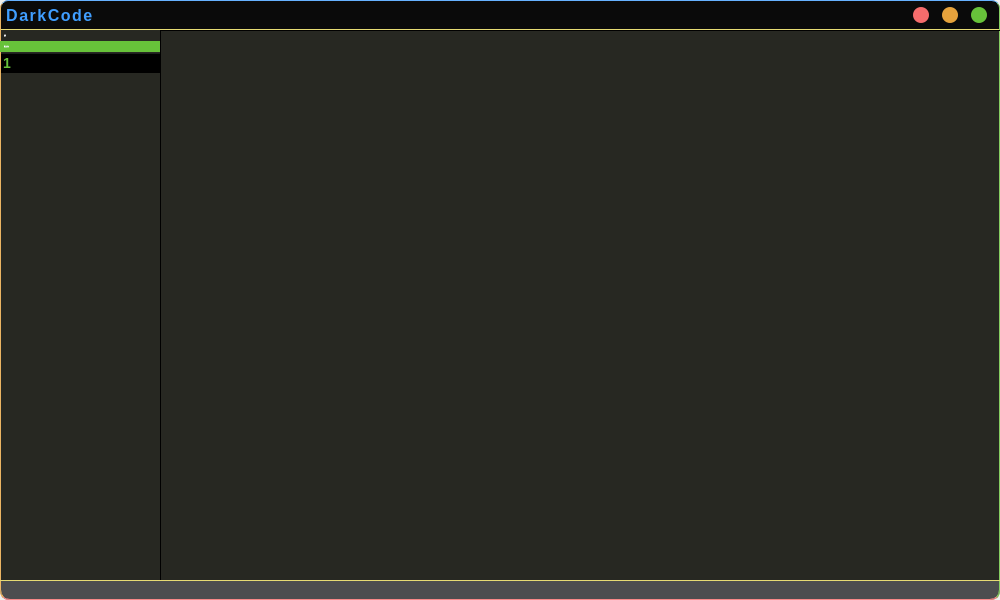
<?xml version="1.0" encoding="UTF-8"?>
<ui version="4.0">
 <class>DarkCode</class>
 <widget class="QMainWindow" name="DarkCode">
  <property name="geometry">
   <rect>
    <x>0</x>
    <y>0</y>
    <width>1000</width>
    <height>600</height>
   </rect>
  </property>
  <property name="windowTitle">
   <string>DarkCode</string>
  </property>
  <property name="locale">
   <locale language="Chinese" country="China"/>
  </property>
  <widget class="QWidget" name="centralwidget">
   <layout class="QVBoxLayout" name="verticalLayout">
    <property name="spacing">
     <number>0</number>
    </property>
    <property name="leftMargin">
     <number>0</number>
    </property>
    <property name="topMargin">
     <number>0</number>
    </property>
    <property name="rightMargin">
     <number>0</number>
    </property>
    <property name="bottomMargin">
     <number>0</number>
    </property>
    <item>
     <widget class="QWidget" name="widget_headline" native="true">
      <property name="minimumSize">
       <size>
        <width>0</width>
        <height>30</height>
       </size>
      </property>
      <property name="maximumSize">
       <size>
        <width>16777215</width>
        <height>30</height>
       </size>
      </property>
      <property name="styleSheet">
       <string notr="true">#widget_headline{
background:#0A0A0A;
border-top-left-radius:8px;
border-top-right-radius:8px;
border:1px solid;
border-top-color:rgb(102.2, 177.4, 255);
border-right-color:rgb(133.4, 206.2, 97.4);
border-left-color:rgb(235, 180.6, 99);
border-bottom-color:#E6DB74;
}</string>
      </property>
      <layout class="QHBoxLayout" name="horizontalLayout">
       <property name="spacing">
        <number>0</number>
       </property>
       <property name="leftMargin">
        <number>0</number>
       </property>
       <property name="topMargin">
        <number>0</number>
       </property>
       <property name="rightMargin">
        <number>0</number>
       </property>
       <property name="bottomMargin">
        <number>0</number>
       </property>
       <item>
        <widget class="QWidget" name="widget_softname" native="true">
         <property name="maximumSize">
          <size>
           <width>100</width>
           <height>16777215</height>
          </size>
         </property>
         <layout class="QHBoxLayout" name="horizontalLayout_2">
          <property name="spacing">
           <number>0</number>
          </property>
          <property name="leftMargin">
           <number>0</number>
          </property>
          <property name="topMargin">
           <number>0</number>
          </property>
          <property name="rightMargin">
           <number>0</number>
          </property>
          <property name="bottomMargin">
           <number>0</number>
          </property>
          <item>
           <widget class="QLabel" name="label_softname">
            <property name="maximumSize">
             <size>
              <width>100</width>
              <height>16777215</height>
             </size>
            </property>
            <property name="styleSheet">
             <string notr="true">#label_softname{
color:#409EFF;
font-size:16px;
font-weight:700;
letter-spacing:1.5px;
}</string>
            </property>
            <property name="text">
             <string>DarkCode</string>
            </property>
            <property name="alignment">
             <set>Qt::AlignCenter</set>
            </property>
           </widget>
          </item>
         </layout>
        </widget>
       </item>
       <item>
        <widget class="QWidget" name="widget_documentname" native="true">
         <layout class="QHBoxLayout" name="horizontalLayout_4">
          <property name="spacing">
           <number>0</number>
          </property>
          <property name="leftMargin">
           <number>0</number>
          </property>
          <property name="topMargin">
           <number>0</number>
          </property>
          <property name="rightMargin">
           <number>0</number>
          </property>
          <property name="bottomMargin">
           <number>0</number>
          </property>
          <item>
           <widget class="QLabel" name="label_documentname">
            <property name="styleSheet">
             <string notr="true">#label_documentname{
color:#909399;
}</string>
            </property>
            <property name="text">
             <string/>
            </property>
            <property name="alignment">
             <set>Qt::AlignCenter</set>
            </property>
           </widget>
          </item>
         </layout>
        </widget>
       </item>
       <item>
        <widget class="QWidget" name="widget_threebutton" native="true">
         <property name="maximumSize">
          <size>
           <width>100</width>
           <height>16777215</height>
          </size>
         </property>
         <layout class="QHBoxLayout" name="horizontalLayout_3">
          <property name="spacing">
           <number>0</number>
          </property>
          <property name="leftMargin">
           <number>0</number>
          </property>
          <property name="topMargin">
           <number>0</number>
          </property>
          <property name="rightMargin">
           <number>0</number>
          </property>
          <property name="bottomMargin">
           <number>0</number>
          </property>
          <item>
           <widget class="QPushButton" name="pushButton_min">
            <property name="minimumSize">
             <size>
              <width>16</width>
              <height>16</height>
             </size>
            </property>
            <property name="maximumSize">
             <size>
              <width>16</width>
              <height>16</height>
             </size>
            </property>
            <property name="styleSheet">
             <string notr="true">#pushButton_min{
border-radius:8px;
background:#F56C6C;
}</string>
            </property>
            <property name="text">
             <string/>
            </property>
           </widget>
          </item>
          <item>
           <widget class="QPushButton" name="pushButton_max">
            <property name="minimumSize">
             <size>
              <width>16</width>
              <height>16</height>
             </size>
            </property>
            <property name="maximumSize">
             <size>
              <width>16</width>
              <height>16</height>
             </size>
            </property>
            <property name="styleSheet">
             <string notr="true">#pushButton_max{
border-radius:8px;
background:#E6A23C;
}</string>
            </property>
            <property name="text">
             <string/>
            </property>
           </widget>
          </item>
          <item>
           <widget class="QPushButton" name="pushButton_quit">
            <property name="minimumSize">
             <size>
              <width>16</width>
              <height>16</height>
             </size>
            </property>
            <property name="maximumSize">
             <size>
              <width>16</width>
              <height>16</height>
             </size>
            </property>
            <property name="styleSheet">
             <string notr="true">#pushButton_quit{
border-radius:8px;
background:#67C23A;
}</string>
            </property>
            <property name="text">
             <string/>
            </property>
           </widget>
          </item>
         </layout>
        </widget>
       </item>
      </layout>
     </widget>
    </item>
    <item>
     <widget class="QWidget" name="widget_mainwindow" native="true">
      <property name="focusPolicy">
       <enum>Qt::NoFocus</enum>
      </property>
      <property name="autoFillBackground">
       <bool>false</bool>
      </property>
      <property name="styleSheet">
       <string notr="true">#widget_mainwindow{
background:#272822;
border-bottom-left-radius:8px;
border-bottom-right-radius:8px;
border:1px solid;
border-top:none;
border-right-color:rgb(133.4, 206.2, 97.4);
border-bottom-color:rgb(247, 137.4, 137.4);
border-left-color:rgb(235, 180.6, 99);
}</string>
      </property>
      <layout class="QVBoxLayout" name="verticalLayout_2">
       <property name="spacing">
        <number>0</number>
       </property>
       <property name="leftMargin">
        <number>0</number>
       </property>
       <property name="topMargin">
        <number>0</number>
       </property>
       <property name="rightMargin">
        <number>0</number>
       </property>
       <property name="bottomMargin">
        <number>0</number>
       </property>
       <item>
        <widget class="QWidget" name="widget_work" native="true">
         <property name="styleSheet">
          <string notr="true">background:transparent;</string>
         </property>
         <widget class="QToolBox" name="toolBox_code_files">
          <property name="geometry">
           <rect>
            <x>0</x>
            <y>0</y>
            <width>161</width>
            <height>551</height>
           </rect>
          </property>
          <property name="maximumSize">
           <size>
            <width>16777215</width>
            <height>16777215</height>
           </size>
          </property>
          <property name="font">
           <font>
            <family>Consolas</family>
            <pointsize>-1</pointsize>
            <bold>true</bold>
           </font>
          </property>
          <property name="styleSheet">
           <string notr="true">QToolBox{font-size:14px;font-weight:700;}

QToolBox::tab{background-color:transparent;color:white;}

QToolBox::tab:selected{background-color:#67C23A;font-weight:700;}

QToolBox::tab:hover:!selected{background-color:rgb(209.4, 236.7, 195.9);}</string>
          </property>
          <property name="lineWidth">
           <number>1</number>
          </property>
          <property name="currentIndex">
           <number>1</number>
          </property>
          <property name="tabSpacing">
           <number>0</number>
          </property>
          <widget class="QWidget" name="page_setting">
           <property name="geometry">
            <rect>
             <x>0</x>
             <y>0</y>
             <width>161</width>
             <height>499</height>
            </rect>
           </property>
           <property name="autoFillBackground">
            <bool>false</bool>
           </property>
           <attribute name="label">
            <string>设置</string>
           </attribute>
           <layout class="QVBoxLayout" name="verticalLayout_3">
            <property name="spacing">
             <number>0</number>
            </property>
            <property name="leftMargin">
             <number>0</number>
            </property>
            <property name="topMargin">
             <number>0</number>
            </property>
            <property name="rightMargin">
             <number>0</number>
            </property>
            <property name="bottomMargin">
             <number>0</number>
            </property>
            <item>
             <widget class="QListWidget" name="listWidget_setting">
              <property name="styleSheet">
               <string notr="true">#listWidget_setting{
color:white;
font-size:14px;
font-weight:700;
}
#listWidget_setting::item{
margin-top:10px;
}</string>
              </property>
              <item>
               <property name="text">
                <string>Python环境配置</string>
               </property>
              </item>
              <item>
               <property name="text">
                <string>快捷键配置</string>
               </property>
              </item>
             </widget>
            </item>
           </layout>
          </widget>
          <widget class="QWidget" name="page_program_file">
           <property name="geometry">
            <rect>
             <x>0</x>
             <y>0</y>
             <width>161</width>
             <height>499</height>
            </rect>
           </property>
           <property name="autoFillBackground">
            <bool>false</bool>
           </property>
           <property name="styleSheet">
            <string notr="true"/>
           </property>
           <attribute name="label">
            <string>项目文件夹</string>
           </attribute>
           <layout class="QVBoxLayout" name="verticalLayout_4">
            <property name="spacing">
             <number>0</number>
            </property>
            <property name="leftMargin">
             <number>0</number>
            </property>
            <property name="topMargin">
             <number>0</number>
            </property>
            <property name="rightMargin">
             <number>0</number>
            </property>
            <property name="bottomMargin">
             <number>0</number>
            </property>
            <item>
             <widget class="QTreeWidget" name="treeWidget_program_file">
              <property name="styleSheet">
               <string notr="true">#treeWidget_program_file{
color:white;
font-size:14px;
font-weight:700;
}
QHeaderView{
font-size:14px;
font-weight:700;
color:#67C23A;
}</string>
              </property>
              <column>
               <property name="text">
                <string notr="true">1</string>
               </property>
              </column>
             </widget>
            </item>
           </layout>
          </widget>
         </widget>
         <widget class="QTabWidget" name="tabWidget_code_pages">
          <property name="geometry">
           <rect>
            <x>160</x>
            <y>0</y>
            <width>841</width>
            <height>551</height>
           </rect>
          </property>
          <property name="styleSheet">
           <string notr="true">QTabWidget::pane{
background:transparent;
border:1px solid;
border-right-color:rgb(133.4,206.2,97.4);
}

QTabBar::tab{background-color: #0B0E11;color:white;}

QTabBar::tab:selected{background-color:#409EFF;}

QTabBar::tab:hover:!selected{background-color:rgb(216.8,235.6,255);}

QTabBar QToolButton{border:none;color:rgb(255,206,6);background-color:#0b0e11;}

QTabBar QToolButton:hover{background-color: #161a1e;}</string>
          </property>
          <property name="currentIndex">
           <number>-1</number>
          </property>
          <property name="movable">
           <bool>true</bool>
          </property>
         </widget>
        </widget>
       </item>
       <item>
        <widget class="QWidget" name="widget_status" native="true">
         <property name="minimumSize">
          <size>
           <width>0</width>
           <height>20</height>
          </size>
         </property>
         <property name="maximumSize">
          <size>
           <width>16777215</width>
           <height>20</height>
          </size>
         </property>
         <property name="styleSheet">
          <string notr="true">#widget_status{
background:#4C4D4F;
border-bottom-left-radius:10px;
border-bottom-right-radius:10px;
border:1px solid;
border-right-color:rgb(133.4, 206.2, 97.4);
border-bottom-color:rgb(247, 137.4, 137.4);
border-left-color:rgb(235, 180.6, 99);
border-top-color:#E6DB74;
}</string>
         </property>
        </widget>
       </item>
      </layout>
     </widget>
    </item>
   </layout>
  </widget>
 </widget>
 <resources/>
 <connections/>
</ui>
